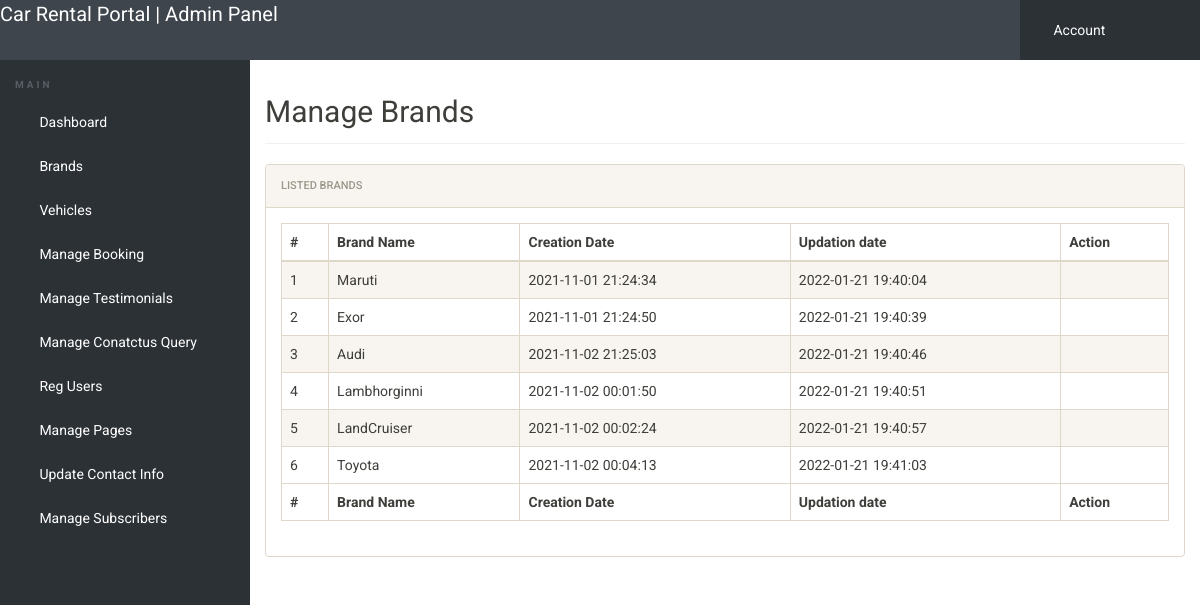
The app's page /manage-brands.php (signed in) with its own data.
### tables this page shows
CREATE TABLE IF NOT EXISTS `tblbrands` (
  `id` int(11) NOT NULL,
  `BrandName` varchar(120) NOT NULL,
  `CreationDate` timestamp NULL DEFAULT CURRENT_TIMESTAMP,
  `UpdationDate` timestamp NULL DEFAULT NULL ON UPDATE CURRENT_TIMESTAMP
);

### manage-brands.php (the view, shortened to what this page needs)
<?php
include('includes/config.php');
if(strlen($_SESSION['alogin'])==0)
	{
header('location:index.php');
}
else{
 ?>
<!doctype html>
<html lang="en" class="no-js">
<head>
	<link rel="stylesheet" href="css/font-awesome.min.css">
	<link rel="stylesheet" href="css/bootstrap.min.css">
	<link rel="stylesheet" href="css/dataTables.bootstrap.min.css">
	<link rel="stylesheet" href="css/bootstrap-social.css">
	<link rel="stylesheet" href="css/bootstrap-select.css">
	<link rel="stylesheet" href="css/fileinput.min.css">
	<link rel="stylesheet" href="css/awesome-bootstrap-checkbox.css">
	<link rel="stylesheet" href="css/style.css">
</head>
<body>
	<?php include('includes/header.php');?>
	<div class="ts-main-content">
		<?php include('includes/leftbar.php');?>
		<div class="content-wrapper">
			<div class="container-fluid">
				<div class="row">
					<div class="col-md-12">
						<h2 class="page-title">Manage Brands</h2>
						<div class="panel panel-default">
							<div class="panel-heading">Listed  Brands</div>
							<div class="panel-body">
								<table id="zctb" class="display table table-striped table-bordered table-hover" cellspacing="0" width="100%">
									<thead>
										<tr>
										<th>#</th>
												<th>Brand Name</th>
											<th>Creation Date</th>
											<th>Updation date</th>
											<th>Action</th>
										</tr>
									</thead>
									<tfoot>
										<tr>
										<th>#</th>
											<th>Brand Name</th>
											<th>Creation Date</th>
											<th>Updation date</th>
											<th>Action</th>
										</tr>
									</tfoot>
									<tbody>
									<?php $sql = "SELECT * from  tblbrands ";
$query = $dbh -> prepare($sql);
$query->execute();
$results=$query->fetchAll(PDO::FETCH_OBJ);
$cnt=1;
if($query->rowCount() > 0)
{
foreach($results as $result)
{				?>
										<tr>
											<td><?php echo htmlentities($cnt);?></td>
											<td><?php echo htmlentities($result->BrandName);?></td>
											<td><?php echo htmlentities($result->CreationDate);?></td>
											<td><?php echo htmlentities($result->UpdationDate);?></td>
<td><a href="edit-brand.php?id=<?php echo $result->id;?>"><i class="fa fa-edit"></i></a>&nbsp;&nbsp;
<a href="manage-brands.php?del=<?php echo $result->id;?>" onclick="return confirm('Do you want to delete');"><i class="fa fa-close"></i></a></td>
										</tr>
										<?php $cnt=$cnt+1; }} ?>
									</tbody>
								</table>
							</div>
						</div>
					</div>
				</div>
			</div>
		</div>
	</div>
</body>
</html>
<?php } ?>

### header.php (shortened to what this page needs)
<div class="brand clearfix">
	<a href="dashboard.php" style="font-size: 20px;">Car Rental Portal | Admin Panel</a>
		<ul class="ts-profile-nav">
			<li class="ts-account">
				<a href="#"><img src="img/ts-avatar.jpg" class="ts-avatar hidden-side" alt=""> Account <i class="fa fa-angle-down hidden-side"></i></a>
			</li>
		</ul>
	</div>

### leftbar.php (shortened to what this page needs)
	<nav class="ts-sidebar">
			<ul class="ts-sidebar-menu">
				<li class="ts-label">Main</li>
				<li><a href="dashboard.php"><i class="fa fa-dashboard"></i> Dashboard</a></li>
<li><a href="#"><i class="fa fa-files-o"></i> Brands</a>
</li>
<li><a href="#"><i class="fa fa-sitemap"></i> Vehicles</a>
				</li>
				<li><a href="manage-bookings.php"><i class="fa fa-users"></i> Manage Booking</a></li>
				<li><a href="testimonials.php"><i class="fa fa-table"></i> Manage Testimonials</a></li>
				<li><a href="manage-conactusquery.php"><i class="fa fa-desktop""></i> Manage Conatctus Query</a></li>
				<li><a href="reg-users.php"><i class="fa fa-users"></i> Reg Users</a></li>
			<li><a href="manage-pages.php"><i class="fa fa-files-o"></i> Manage Pages</a></li>
			<li><a href="update-contactinfo.php"><i class="fa fa-files-o"></i> Update Contact Info</a></li>
			<li><a href="manage-subscribers.php"><i class="fa fa-table"></i> Manage Subscribers</a></li>
			</ul>
		</nav>

### style.css (style rules this page uses)
html { font-size: 14px; }
@media only screen and (min-width: 480px) { html { font-size: 17px; } }
@media only screen and (min-width: 768px) { html { font-size: 14px; } }
body { font-size: 1em; }
a { color: white; }
.panel { overflow: hidden; }
ul, li { margin: 0; padding: 0; list-style: none; }
.page-title { padding-bottom: 15px; margin-bottom: 20px; border-bottom: 1px solid #f0f0f0; }
.brand { background: #3e454c; position: relative; z-index: 3; position: fixed; width: 100%; top: 0; }
.brand .ts-profile-nav { float: right; display: none; }
.brand .ts-profile-nav li { float: left; position: relative; }
.brand .ts-profile-nav li a { display: block; padding: 20px; color: #fff; }
.brand .ts-profile-nav .ts-account .fa-angle-down { float: right; }
.brand .ts-profile-nav .ts-account > a { width: 180px; background: #2c3136; }
@media only screen and (min-width: 992px) { .brand .ts-profile-nav { display: block; } }
.ts-sidebar { background: #2c3136; max-height: 0; transition: max-height 0.3s; overflow: hidden; position: fixed; z-index: 2; width: 100%; bottom: 0; top: 60px; overflow-y: auto; }
@media only screen and (min-width: 992px) { .ts-sidebar { max-height: 100%; bottom: 0; } }
.ts-sidebar-menu .ts-label { color: #585c64; font-weight: bold; padding: 8px 15px; text-transform: uppercase; font-size: 10px; letter-spacing: 3px; margin-top: 10px; }
.ts-sidebar-menu a { display: block; text-decoration: none; padding: 12px 15px; color: #fff; }
.ts-sidebar-menu li { position: relative; }
.ts-sidebar-menu li i { color: #585c64; margin-right: 10px; }
.ts-main-content .content-wrapper { padding-top: 15px; margin-top: 60px; }
@media only screen and (min-width: 992px) { .ts-main-content .ts-sidebar { width: 250px; float: left; } }
@media only screen and (min-width: 992px) { .ts-main-content .content-wrapper { margin-left: 250px; } }

### records on screen
tblbrands: BrandName "Maruti", CreationDate "2021-11-01 21:24:34", UpdationDate "2022-01-21 19:40:04"
tblbrands: BrandName "Exor", CreationDate "2021-11-01 21:24:50", UpdationDate "2022-01-21 19:40:39"
tblbrands: BrandName "Audi", CreationDate "2021-11-02 21:25:03", UpdationDate "2022-01-21 19:40:46"
tblbrands: BrandName "Lambhorginni", CreationDate "2021-11-02 00:01:50", UpdationDate "2022-01-21 19:40:51"
tblbrands: BrandName "LandCruiser", CreationDate "2021-11-02 00:02:24", UpdationDate "2022-01-21 19:40:57"
tblbrands: BrandName "Toyota", CreationDate "2021-11-02 00:04:13", UpdationDate "2022-01-21 19:41:03"
